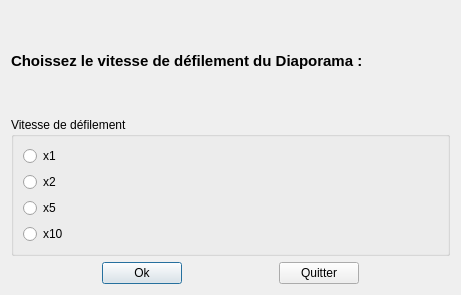
<?xml version="1.0" encoding="UTF-8"?>
<ui version="4.0">
 <class>Dialog_vitesseDefil</class>
 <widget class="QDialog" name="Dialog_vitesseDefil">
  <property name="geometry">
   <rect>
    <x>0</x>
    <y>0</y>
    <width>461</width>
    <height>295</height>
   </rect>
  </property>
  <property name="windowTitle">
   <string>Dialog</string>
  </property>
  <layout class="QVBoxLayout" name="verticalLayout_2">
   <item>
    <widget class="QLabel" name="l_vitesse">
     <property name="font">
      <font>
       <pointsize>11</pointsize>
       <bold>true</bold>
      </font>
     </property>
     <property name="text">
      <string>Choissez le vitesse de défilement du Diaporama :</string>
     </property>
    </widget>
   </item>
   <item>
    <widget class="QGroupBox" name="GB_choix">
     <property name="enabled">
      <bool>true</bool>
     </property>
     <property name="title">
      <string>Vitesse de défilement</string>
     </property>
     <layout class="QVBoxLayout" name="verticalLayout">
      <item>
       <widget class="QRadioButton" name="rb_vitesseX1">
        <property name="text">
         <string>x1</string>
        </property>
       </widget>
      </item>
      <item>
       <widget class="QRadioButton" name="rb_vitesseX2">
        <property name="text">
         <string>x2</string>
        </property>
       </widget>
      </item>
      <item>
       <widget class="QRadioButton" name="rb_vitesseX5">
        <property name="text">
         <string>x5</string>
        </property>
       </widget>
      </item>
      <item>
       <widget class="QRadioButton" name="rb_vitesseX10">
        <property name="text">
         <string>x10</string>
        </property>
       </widget>
      </item>
     </layout>
    </widget>
   </item>
   <item>
    <layout class="QHBoxLayout" name="HL_buttons">
     <item>
      <spacer name="horizontalSpacer_2">
       <property name="orientation">
        <enum>Qt::Horizontal</enum>
       </property>
       <property name="sizeHint" stdset="0">
        <size>
         <width>40</width>
         <height>20</height>
        </size>
       </property>
      </spacer>
     </item>
     <item>
      <widget class="QPushButton" name="b_ok">
       <property name="text">
        <string>Ok</string>
       </property>
      </widget>
     </item>
     <item>
      <spacer name="horizontalSpacer">
       <property name="orientation">
        <enum>Qt::Horizontal</enum>
       </property>
       <property name="sizeHint" stdset="0">
        <size>
         <width>40</width>
         <height>20</height>
        </size>
       </property>
      </spacer>
     </item>
     <item>
      <widget class="QPushButton" name="b_quitter">
       <property name="text">
        <string>Quitter</string>
       </property>
      </widget>
     </item>
     <item>
      <spacer name="horizontalSpacer_3">
       <property name="orientation">
        <enum>Qt::Horizontal</enum>
       </property>
       <property name="sizeHint" stdset="0">
        <size>
         <width>40</width>
         <height>20</height>
        </size>
       </property>
      </spacer>
     </item>
    </layout>
   </item>
  </layout>
 </widget>
 <resources/>
 <connections/>
</ui>
